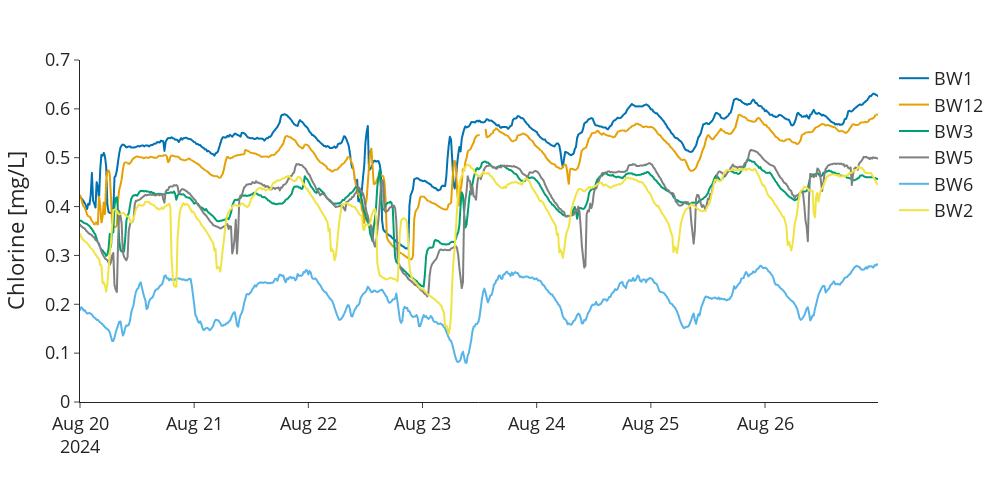

Notebook code for this chart:
### Code cell
### Time series plotting
# Chlorine data from DMA inlet 2296

ordered_ids = ['BW1', 'BW12', 'BW3', 'BW5', 'BW6', 'BW2']

try:
    # wq_bwfl_ids = wq_df['bwfl_id'].unique()
    plot_wq_df = wq_df[(wq_df['data_type'] == 'chlorine') & (~wq_df['bwfl_id'].isin(['BW7', 'BW4', 'BW9']))]
    fig = px.line(
        plot_wq_df,
        x='datetime',
        y='mean',
        color='bwfl_id',
        color_discrete_sequence=wong_colors,
        category_orders={'bwfl_id': ordered_ids}
    )
    fig.update_layout(
        xaxis_title='',
        yaxis_title='Chlorine [mg/L]',
        legend_title_text='',
        template='simple_white',
        height=500,
        width=1000,
        font=dict(size=14),
        legend=dict(font=dict(size=18)),
        xaxis=dict(
            titlefont=dict(size=22),
            tickfont=dict(size=18)
        ),
        
        yaxis=dict(
            titlefont=dict(size=22),
            tickfont=dict(size=18),
            range=[0, 0.7],
            # tickvals=[0, 0.2, 0.4, 0.6, 0.8],
            # ticktext=["0", "0.25", "0.5", "0.75"]
        )
    )
    fig.show()
    fig.write_image("fig6-2a.pdf", 
                engine="kaleido",
                scale=1)
except:
    print("Plotting data not available.")

### Figure 1 — Plotly figure (JSON) as saved in the notebook; plotly's stock layout.template omitted (floating-point values rounded to 4 significant figures; data arrays with more than 128 entries replaced by an {"elided": "..."} marker saying what was removed)
{"data": [{"hovertemplate": "bwfl_id=BW1<br>datetime=%{x}<br>mean=%{y}<extra></extra>", "legendgroup": "BW1", "line": {"color": "rgb(0, 114, 178)", "dash": "solid"}, "marker": {"symbol": "circle"}, "mode": "lines", "name": "BW1", "showlegend": true, "type": "scattergl", "x": {"elided": "672 str values"}, "xaxis": "x", "y": {"elided": "672 float values"}, "yaxis": "y"}, {"hovertemplate": "bwfl_id=BW12<br>datetime=%{x}<br>mean=%{y}<extra></extra>", "legendgroup": "BW12", "line": {"color": "rgb(230, 159, 0)", "dash": "solid"}, "marker": {"symbol": "circle"}, "mode": "lines", "name": "BW12", "showlegend": true, "type": "scattergl", "x": {"elided": "672 str values"}, "xaxis": "x", "y": {"elided": "672 float values"}, "yaxis": "y"}, {"hovertemplate": "bwfl_id=BW3<br>datetime=%{x}<br>mean=%{y}<extra></extra>", "legendgroup": "BW3", "line": {"color": "rgb(0, 158, 115)", "dash": "solid"}, "marker": {"symbol": "circle"}, "mode": "lines", "name": "BW3", "showlegend": true, "type": "scattergl", "x": {"elided": "672 str values"}, "xaxis": "x", "y": {"elided": "672 float values"}, "yaxis": "y"}, {"hovertemplate": "bwfl_id=BW5<br>datetime=%{x}<br>mean=%{y}<extra></extra>", "legendgroup": "BW5", "line": {"color": "rgb(128, 128, 128)", "dash": "solid"}, "marker": {"symbol": "circle"}, "mode": "lines", "name": "BW5", "showlegend": true, "type": "scattergl", "x": {"elided": "672 str values"}, "xaxis": "x", "y": {"elided": "672 float values"}, "yaxis": "y"}, {"hovertemplate": "bwfl_id=BW6<br>datetime=%{x}<br>mean=%{y}<extra></extra>", "legendgroup": "BW6", "line": {"color": "rgb(86, 180, 233)", "dash": "solid"}, "marker": {"symbol": "circle"}, "mode": "lines", "name": "BW6", "showlegend": true, "type": "scattergl", "x": {"elided": "672 str values"}, "xaxis": "x", "y": {"elided": "672 float values"}, "yaxis": "y"}, {"hovertemplate": "bwfl_id=BW2<br>datetime=%{x}<br>mean=%{y}<extra></extra>", "legendgroup": "BW2", "line": {"color": "rgb(240, 228, 66)", "dash": "solid"}, "marker": {"symbol": "circle"}, "mode": "lines", "name": "BW2", "showlegend": true, "type": "scattergl", "x": {"elided": "672 str values"}, "xaxis": "x", "y": {"elided": "672 float values"}, "yaxis": "y"}], "layout": {"font": {"size": 14}, "height": 500, "legend": {"font": {"size": 18}, "title": {"text": ""}, "tracegroupgap": 0}, "margin": {"t": 60}, "width": 1000, "xaxis": {"anchor": "y", "domain": [0, 1], "tickfont": {"size": 18}, "title": {"font": {"size": 22}, "text": ""}}, "yaxis": {"anchor": "x", "domain": [0, 1], "range": [0, 0.7], "tickfont": {"size": 18}, "title": {"font": {"size": 22}, "text": "Chlorine [mg/L]"}}}}
